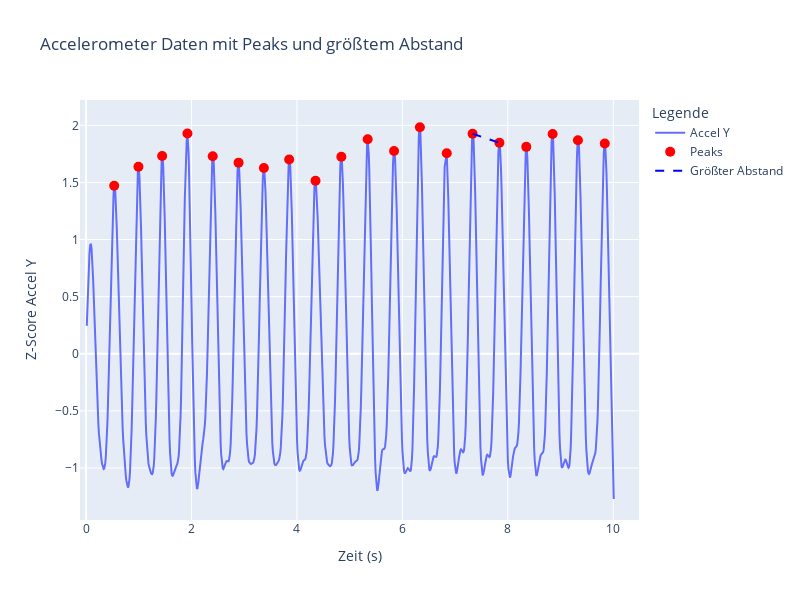

The code cell stored with this chart in its notebook:
### Code cell
j_peaks, _ = find_peaks(filtered_df_j_z['Z_Score_Y'], prominence=2)

peak_distances = np.diff(j_peaks)

j_max_distance = np.max(peak_distances)

plot_peaks(filtered_df_j_z, j_peaks)

### Figure 1 — Plotly figure (JSON) as saved in the notebook; plotly's stock layout.template omitted (floating-point values rounded to 4 significant figures; data arrays with more than 128 entries replaced by an {"elided": "..."} marker saying what was removed)
{"data": [{"mode": "lines", "name": "Accel Y", "type": "scatter", "x": {"elided": "998 float values"}, "y": {"elided": "998 float values"}}, {"marker": {"color": "red", "size": 10}, "mode": "markers", "name": "Peaks", "type": "scatter", "x": [0.5339, 0.9938, 1.443, 1.923, 2.403, 2.893, 3.373, 3.853, 4.352, 4.842, 5.342, 5.842, 6.332, 6.842, 7.331, 7.841, 8.35, 8.85, 9.33, 9.84], "y": [1.472, 1.638, 1.732, 1.928, 1.729, 1.674, 1.626, 1.701, 1.515, 1.725, 1.878, 1.776, 1.983, 1.756, 1.926, 1.847, 1.812, 1.924, 1.87, 1.842]}, {"line": {"color": "blue", "dash": "dash", "width": 2}, "mode": "lines", "name": "Größter Abstand", "type": "scatter", "x": [7.331, 7.841], "y": [1.926, 1.847]}], "layout": {"height": 600, "legend": {"title": {"text": "Legende"}}, "title": {"text": "Accelerometer Daten mit Peaks und größtem Abstand"}, "width": 800, "xaxis": {"title": {"text": "Zeit (s)"}}, "yaxis": {"title": {"text": "Z-Score Accel Y"}}}}
